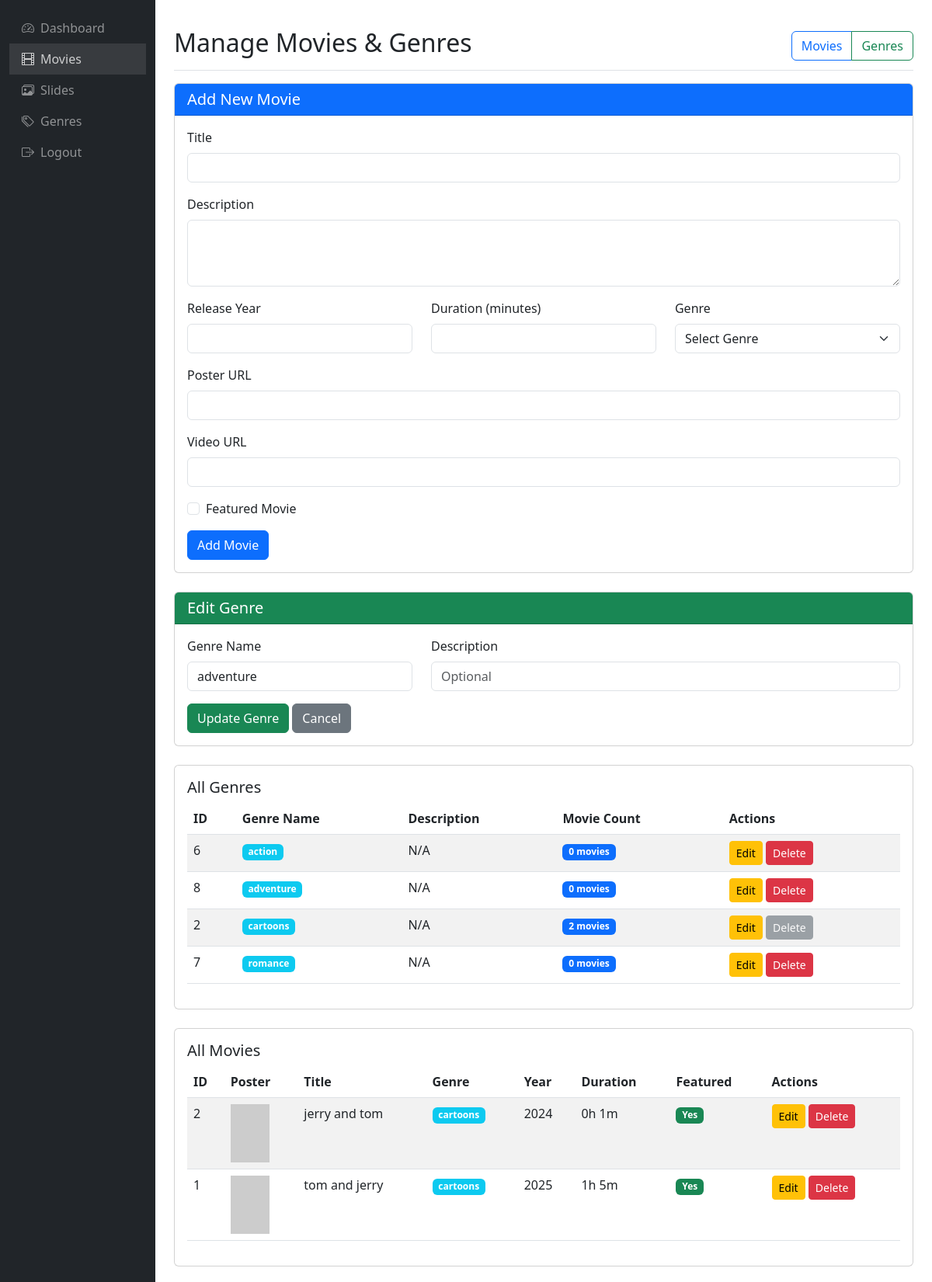
The app's page /movies.php?genre_action=edit&genre_id=8 (signed in) with its own data.
### tables this page shows
CREATE TABLE `genres` (
  `id` int(11) NOT NULL,
  `name` varchar(50) NOT NULL
);

CREATE TABLE `movies` (
  `id` int(11) NOT NULL,
  `title` varchar(100) NOT NULL,
  `description` text DEFAULT NULL,
  `release_year` int(11) DEFAULT NULL,
  `duration` int(11) DEFAULT NULL,
  `poster_url` varchar(255) DEFAULT NULL,
  `video_url` varchar(255) DEFAULT NULL,
  `genre_id` int(11) DEFAULT NULL,
  `featured` tinyint(1) DEFAULT 0,
  `created_at` timestamp NOT NULL DEFAULT current_timestamp(),
  `updated_at` timestamp NOT NULL DEFAULT current_timestamp() ON UPDATE current_timestamp()
);

### movies.php (the view, shortened to what this page needs)
<?php
include '../config.php';
$movie = null;
$edit_genre = null;
if (isset($_GET['genre_action']) && $_GET['genre_action'] == 'edit' && isset($_GET['genre_id'])) {
    $stmt = $pdo->prepare("SELECT * FROM genres WHERE id = ?");
    $stmt->execute([$_GET['genre_id']]);
    $edit_genre = $stmt->fetch(PDO::FETCH_ASSOC);
}
try {
    $genres = $pdo->query("SELECT * FROM genres ORDER BY name ASC")->fetchAll(PDO::FETCH_ASSOC);
} catch (PDOException $e) {
    $_SESSION['error'] = "Error loading genres: " . $e->getMessage();
    $genres = [];
}
try {
    $movies = $pdo->query("SELECT m.*, g.name as genre FROM movies m LEFT JOIN genres g ON m.genre_id = g.id ORDER BY m.created_at DESC")->fetchAll(PDO::FETCH_ASSOC);
} catch (PDOException $e) {
    $_SESSION['error'] = "Error loading movies: " . $e->getMessage();
    $movies = [];
}
?>
<!DOCTYPE html>
<html lang="en">
<head>
    <link href="https://cdn.jsdelivr.net/npm/bootstrap@5.3.0/dist/css/bootstrap.min.css" rel="stylesheet">
    <link rel="stylesheet" href="https://cdn.jsdelivr.net/npm/bootstrap-icons@1.10.0/font/bootstrap-icons.css">
</head>
<body>
    <div class="container-fluid">
        <div class="row">
            <div class="col-md-3 col-lg-2 d-md-block sidebar bg-dark">
                <div class="position-sticky pt-3">
                    <ul class="nav flex-column">
                        <li class="nav-item">
                            <a class="nav-link" href="dashboard.php">
                                <i class="bi bi-speedometer2 me-2"></i>Dashboard
                            </a>
                        </li>
                        <li class="nav-item">
                            <a class="nav-link active" href="movies.php">
                                <i class="bi bi-film me-2"></i>Movies
                            </a>
                        </li>
                        <li class="nav-item">
                            <a class="nav-link" href="slides.php">
                                <i class="bi bi-images me-2"></i>Slides
                            </a>
                        </li>
                        <li class="nav-item">
                            <a class="nav-link" href="#genresSection" onclick="document.getElementById('genresSection').scrollIntoView({behavior: 'smooth'});">
                                <i class="bi bi-tags me-2"></i>Genres
                            </a>
                        </li>
                        <li class="nav-item">
                            <a class="nav-link" href="logout.php">
                                <i class="bi bi-box-arrow-right me-2"></i>Logout
                            </a>
                        </li>
                    </ul>
                </div>
            </div>
            <div class="col-md-9 ms-sm-auto col-lg-10 px-md-4 main-content">
                <div class="d-flex justify-content-between flex-wrap flex-md-nowrap align-items-center pt-3 pb-2 mb-3 border-bottom">
                    <h1 class="h2">Manage Movies & Genres</h1>
                    <div class="btn-group" role="group">
                        <a href="#movieForm" class="btn btn-outline-primary">Movies</a>
                        <a href="#genresSection" class="btn btn-outline-success">Genres</a>
                    </div>
                </div>
                <div class="card mb-4" id="movieForm">
                    <div class="card-header bg-primary text-white">
                        <h5 class="mb-0"><?= isset($movie) ? 'Edit Movie' : 'Add New Movie' ?></h5>
                    </div>
                    <div class="card-body">
                        <form method="POST">
                            <div class="mb-3">
                                <label for="title" class="form-label">Title</label>
                                <input type="text" class="form-control" id="title" name="title" value="<?= isset($movie) ? $movie['title'] : '' ?>" required>
                            </div>
                            <div class="mb-3">
                                <label for="description" class="form-label">Description</label>
                                <textarea class="form-control" id="description" name="description" rows="3" required><?= isset($movie) ? $movie['description'] : '' ?></textarea>
                            </div>
                            <div class="row">
                                <div class="col-md-4 mb-3">
                                    <label for="release_year" class="form-label">Release Year</label>
                                    <input type="number" class="form-control" id="release_year" name="release_year" value="<?= isset($movie) ? $movie['release_year'] : '' ?>" required>
                                </div>
                                <div class="col-md-4 mb-3">
                                    <label for="duration" class="form-label">Duration (minutes)</label>
                                    <input type="number" class="form-control" id="duration" name="duration" value="<?= isset($movie) ? $movie['duration'] : '' ?>" required>
                                </div>
                                <div class="col-md-4 mb-3">
                                    <label for="genre_id" class="form-label">Genre</label>
                                    <select class="form-select" id="genre_id" name="genre_id" required>
                                        <option value="">Select Genre</option>
                                    </select>
                                </div>
                            </div>
                            <div class="mb-3">
                                <label for="poster_url" class="form-label">Poster URL</label>
                                <input type="url" class="form-control" id="poster_url" name="poster_url" value="<?= isset($movie) ? $movie['poster_url'] : '' ?>" required>
                            </div>
                            <div class="mb-3">
                                <label for="video_url" class="form-label">Video URL</label>
                                <input type="url" class="form-control" id="video_url" name="video_url" value="<?= isset($movie) ? $movie['video_url'] : '' ?>" required>
                            </div>
                            <div class="mb-3 form-check">
                                <input type="checkbox" class="form-check-input" id="featured" name="featured" <?= (isset($movie) && $movie['featured']) ? 'checked' : '' ?>>
                                <label class="form-check-label" for="featured">Featured Movie</label>
                            </div>
                            <button type="submit" class="btn btn-primary"><?= isset($movie) ? 'Update Movie' : 'Add Movie' ?></button>
                        </form>
                    </div>
                </div>
                <div class="card mb-4" id="genresSection">
                    <div class="card-header bg-success text-white">
                        <h5 class="mb-0"><?= isset($edit_genre) ? 'Edit Genre' : 'Add New Genre' ?></h5>
                    </div>
                    <div class="card-body">
                        <form method="POST">
                            <div class="row">
                                <div class="col-md-4 mb-3">
                                    <label for="genre_name" class="form-label">Genre Name</label>
                                    <input type="text" class="form-control" id="genre_name" name="genre_name" value="<?= isset($edit_genre) ? htmlspecialchars($edit_genre['name']) : '' ?>" required>
                                </div>
                                <div class="col-md-8 mb-3">
                                    <label for="genre_description" class="form-label">Description</label>
                                    <input type="text" class="form-control" id="genre_description" name="genre_description" value="<?= isset($edit_genre) ? htmlspecialchars($edit_genre['description'] ?? '') : '' ?>" placeholder="Optional">
                                </div>
                            </div>
                            <button type="submit" name="genre_submit" class="btn btn-success"><?= isset($edit_genre) ? 'Update Genre' : 'Add Genre' ?></button>
                            <?php if (isset($edit_genre)): ?>
                                <a href="movies.php#genresSection" class="btn btn-secondary">Cancel</a>
                            <?php endif; ?>
                        </form>
                    </div>
                </div>
                <div class="card mb-4">
                    <div class="card-body">
                        <h5 class="card-title">All Genres</h5>
                        <div class="table-responsive">
                            <table class="table table-striped">
                                <thead>
                                    <tr>
                                        <th>ID</th>
                                        <th>Genre Name</th>
                                        <th>Description</th>
                                        <th>Movie Count</th>
                                        <th>Actions</th>
                                    </tr>
                                </thead>
                                <tbody>
                                    <?php if (!empty($genres)): ?>
                                        <?php foreach ($genres as $g): ?>
                                            <?php
                                            try {
                                                $count_stmt = $pdo->prepare("SELECT COUNT(*) as count FROM movies WHERE genre_id = ?");
                                                $count_stmt->execute([$g['id']]);
                                                $movie_count = $count_stmt->fetch(PDO::FETCH_ASSOC)['count'];
                                            } catch (PDOException $e) {
                                                $movie_count = 0;
                                            }
                                            ?>
                                            <tr>
                                                <td><?= $g['id'] ?></td>
                                                <td><span class="badge bg-info"><?= htmlspecialchars($g['name']) ?></span></td>
                                                <td><?= htmlspecialchars($g['description'] ?? 'N/A') ?></td>
                                                <td><span class="badge bg-primary"><?= $movie_count ?> movies</span></td>
                                                <td>
                                                    <a href="movies.php?genre_action=edit&genre_id=<?= $g['id'] ?>#genresSection" class="btn btn-sm btn-warning">Edit</a>
                                                    <?php if ($movie_count == 0): ?>
                                                        <a href="movies.php?genre_action=delete&genre_id=<?= $g['id'] ?>" class="btn btn-sm btn-danger" onclick="return confirm('Are you sure you want to delete this genre?')">Delete</a>
                                                    <?php else: ?>
                                                        <button class="btn btn-sm btn-secondary" disabled title="Cannot delete genre with movies">Delete</button>
                                                    <?php endif; ?>
                                                </td>
                                            </tr>
                                        <?php endforeach; ?>
                                    <?php else: ?>
                                        <tr>
                                            <td colspan="5" class="text-center text-muted">No genres found. Add your first genre above!</td>
                                        </tr>
                                    <?php endif; ?>
                                </tbody>
                            </table>
                        </div>
                    </div>
                </div>
                <div class="card">
                    <div class="card-body">
                        <h5 class="card-title">All Movies</h5>
                        <div class="table-responsive">
                            <table class="table table-striped">
                                <thead>
                                    <tr>
                                        <th>ID</th>
                                        <th>Poster</th>
                                        <th>Title</th>
                                        <th>Genre</th>
                                        <th>Year</th>
                                        <th>Duration</th>
                                        <th>Featured</th>
                                        <th>Actions</th>
                                    </tr>
                                </thead>
                                <tbody>
                                    <?php if (!empty($movies)): ?>
                                        <?php foreach ($movies as $m): ?>
                                            <tr>
                                                <td><?= $m['id'] ?></td>
                                                <td><img src="<?= htmlspecialchars($m['poster_url']) ?>" width="50" height="75" style="object-fit: cover;" alt="<?= htmlspecialchars($m['title']) ?>" onerror="this.src='https://via.placeholder.com/50x75?text=No+Image'"></td>
                                                <td><?= htmlspecialchars($m['title']) ?></td>
                                                <td><span class="badge bg-info"><?= htmlspecialchars($m['genre'] ?? 'N/A') ?></span></td>
                                                <td><?= $m['release_year'] ?></td>
                                                <td><?= floor($m['duration']/60) ?>h <?= $m['duration']%60 ?>m</td>
                                                <td><?= $m['featured'] ? '<span class="badge bg-success">Yes</span>' : '<span class="badge bg-secondary">No</span>' ?></td>
                                                <td>
                                                    <a href="movies.php?action=edit&id=<?= $m['id'] ?>" class="btn btn-sm btn-warning">Edit</a>
                                                    <a href="movies.php?action=delete&id=<?= $m['id'] ?>" class="btn btn-sm btn-danger" onclick="return confirm('Are you sure you want to delete this movie?')">Delete</a>
                                                </td>
                                            </tr>
                                        <?php endforeach; ?>
                                    <?php else: ?>
                                        <tr>
                                            <td colspan="8" class="text-center text-muted">No movies found. Add your first movie above!</td>
                                        </tr>
                                    <?php endif; ?>
                                </tbody>
                            </table>
                        </div>
                    </div>
                </div>
            </div>
        </div>
    </div>
</body>
</html>

### movies.php (style rules this page uses)
.sidebar { min-height: 100vh; background: #343a40; }
.sidebar .nav-link { color: rgba(255,255,255,.5); }
.sidebar .nav-link:hover, .sidebar .nav-link.active { color: rgba(255,255,255,.75); background: rgba(255,255,255,.1); }
.main-content { padding: 20px; }

### records on screen
genres: genre_name "adventure", id "8", name "adventure", description "N/A", movie_count "0"
genres: id "6", name "action", description "N/A", movie_count "0"
genres: id "2", name "cartoons", description "N/A", movie_count "2", shows "Delete"
genres: id "7", name "romance", description "N/A", movie_count "0"
movies: id "2", title "jerry and tom", genre.name "cartoons", release_year "2024", floor($m['duration']/60) "0", $m['duration']%60 "1", featured "Yes"
movies: id "1", title "tom and jerry", genre.name "cartoons", release_year "2025", floor($m['duration']/60) "1", $m['duration']%60 "5", featured "Yes"
